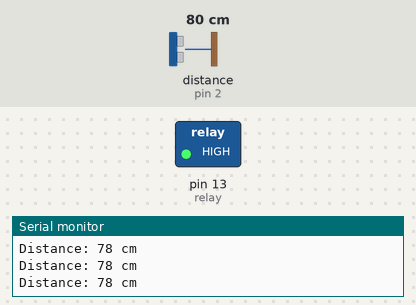
A sketch run on a simulated Arduino Uno, built with avr-gcc and run on an emulated ATmega328P. Parts: switched loads named in the sketch (green lamp = pin HIGH), the last lines printed to the serial monitor. Wiring (inferred from the names in the program): ultrasonic range finder: trigger pin 3; echo pin 2. The test bench sets the inputs (shaded band); at power-on: distance to the obstacle (sensor on pin 2) 80 cm. The echo pulse lasts 58.3 µs per cm; pins used as bus, display or sensor lines are not drawn.

Above: at 1.2 s.
1.3 s: distance to the obstacle (sensor on pin 2) set to 12 cm
4.3 s: distance to the obstacle (sensor on pin 2) set to 9 cm
At 5.5 s:
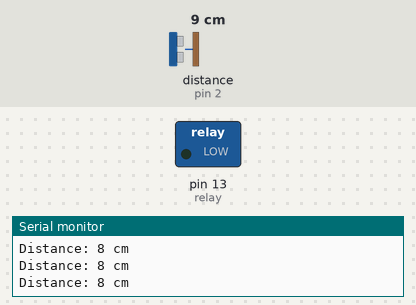
5.8 s: distance to the obstacle (sensor on pin 2) set to 18 cm
At 7.2 s:
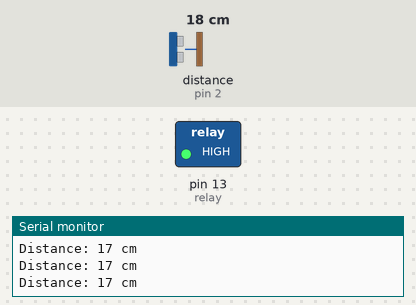
Timing chart, 0 to 8.8 s (numbered marks = the images above; inputs shaded):
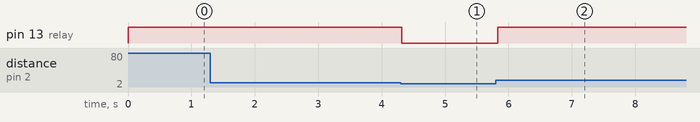

The sketch:

Tes_HCSR.ino
```cpp
#define echoPin 2 // attach pin D2 Arduino to pin Echo of HC-SR04
#define trigPin 3 //attach pin D3 Arduino to pin Trig of HC-SR04

const int relay = 13;

// defines variables
long duration; // variable for the duration of sound wave travel
int distance; // variable for the distance measurement

void setup() {
  pinMode(relay, OUTPUT);
  pinMode(trigPin, OUTPUT); // Sets the trigPin as an OUTPUT
  pinMode(echoPin, INPUT); // Sets the echoPin as an INPUT
  Serial.begin(9600); // // Serial Communication is starting with 9600 of baudrate speed
  Serial.println("Ultrasonic Sensor HC-SR04 Test"); // print some text in Serial Monitor
  Serial.println("with Arduino UNO R3");
}
void loop() {
  // Clears the trigPin condition
  digitalWrite(trigPin, LOW);
  delayMicroseconds(2);
  // Sets the trigPin HIGH (ACTIVE) for 10 microseconds
  digitalWrite(trigPin, HIGH);
  delayMicroseconds(10);
  digitalWrite(trigPin, LOW);
  // Reads the echoPin, returns the sound wave travel time in microseconds
  duration = pulseIn(echoPin, HIGH);
  // Calculating the distance
  distance = duration * 0.034 / 2; // Speed of sound wave divided by 2 (go and back)
  // Displays the distance on the Serial Monitor
  Serial.print("Distance: ");
  Serial.print(distance);
  Serial.println(" cm");

  if (distance < 10)
  {
    digitalWrite(relay, LOW);
  }
  else
  {
    digitalWrite(relay, HIGH);
  }
}
```

Measured:
- the behaviour switches between 11 and 10 cm on distance to the obstacle (sensor on pin 2) (found by bisection; images 0 and 1)
- after the input at 4.3 s, pin 13 (relay): HIGH → LOW at once
- after the input at 5.8 s, pin 13 (relay): LOW → HIGH at once
